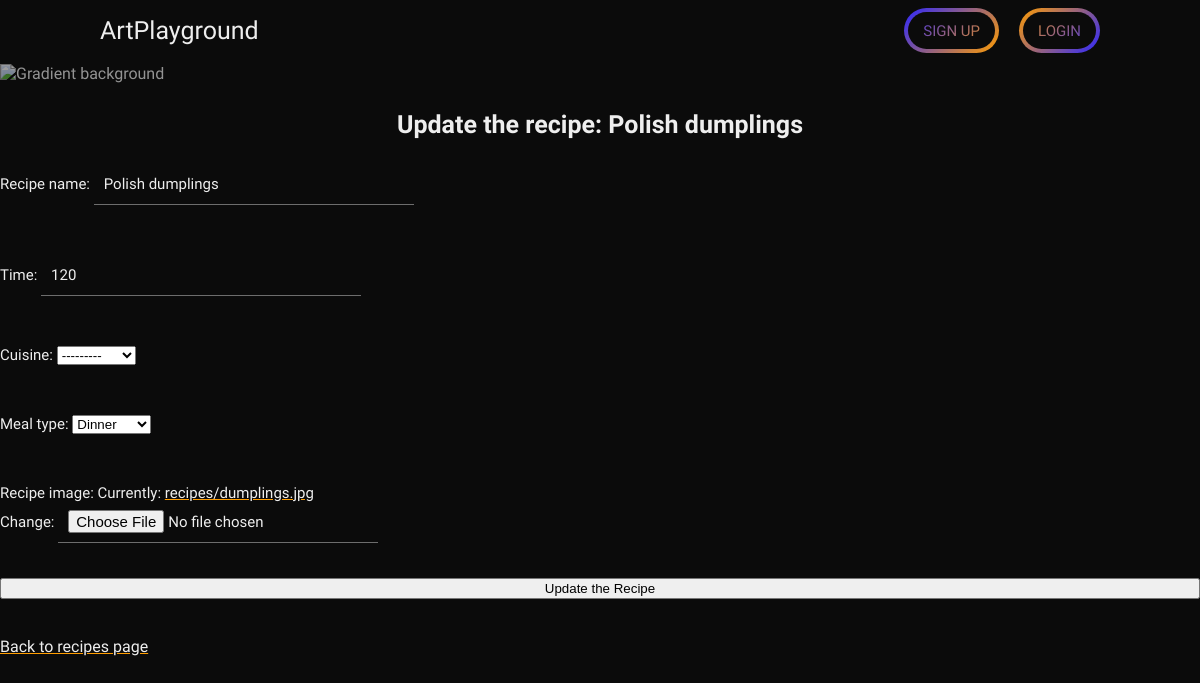
The app's page /recipes/update-recipe/22/, older data.
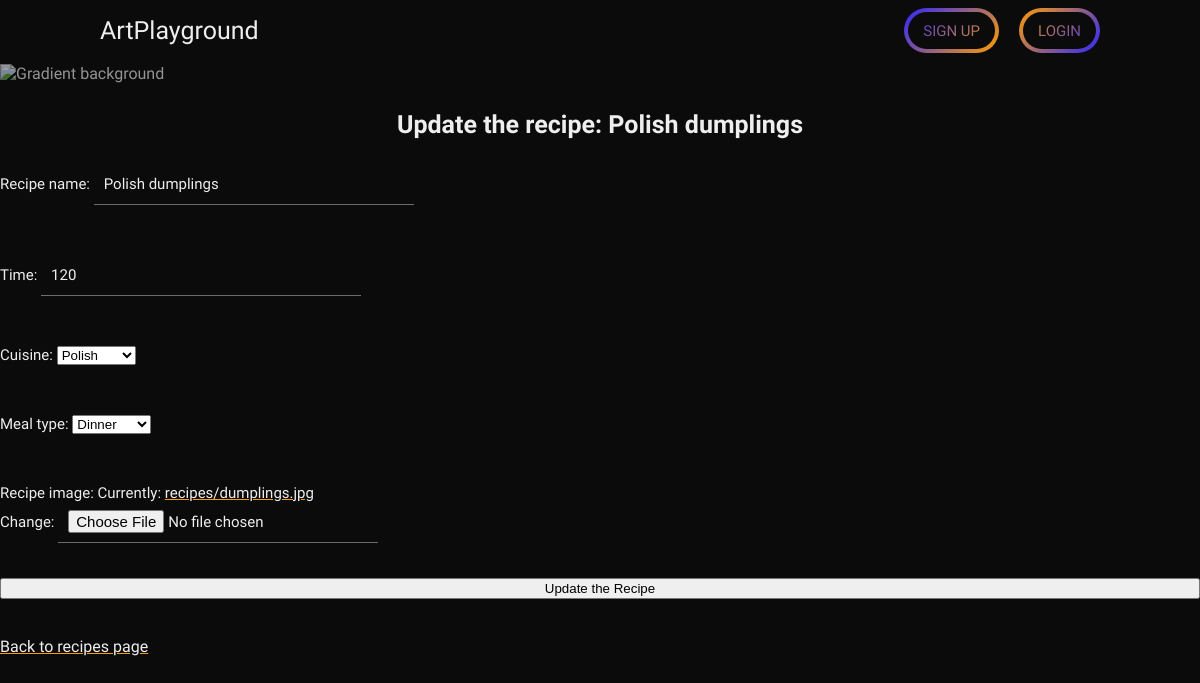
The same page, newer data.
### recipes/models.py (models this page shows, shortened)
class Recipe(models.Model):
    recipe_author = models.ForeignKey(User, on_delete=models.CASCADE, default=None)
    recipe_name = models.CharField(max_length=250)
    time = models.IntegerField()  # hours - 1,5 should give user 1h30min
    cuisine = models.CharField(choices=CUISINE_COUNTRIES, max_length=50)
    meal_type = models.CharField(choices=MEALS, max_length=50)
    recipe_image = models.ImageField(upload_to="recipes/")

### recipes/views.py (the view)
# urls.py: path('update-recipe/<int:pk>/', RecipeUpdateView.as_view(), name="recipe_update"),
class RecipeUpdateView(UpdateView):
    model = Recipe
    fields = [
            "recipe_name",
            "time",
            "cuisine",
            "meal_type",
            "recipe_image",
        ]
    success_url = reverse_lazy("success_page")

### recipes/templates/recipes/recipe_form.html
{% extends 'base_layout.html' %} {% block title %} Update the recipe nr {{recipe.pk}}{%endblock%}
{%block content %}
<h3>Update the recipe: {{recipe.recipe_name}}</h3>
<form method="post" enctype="multipart/form-data">
  {% csrf_token %} {{ form.as_p }}
  <button type="submit">Update the Recipe</button>
</form>
<br />
<br />
<a href="{% url 'recipes' %}">Back to recipes page</a><br />
{% endblock %}

Row changes from the older to the newer data that the page shows:
changed Recipe "Polish dumplings": cuisine "---------" → "Polish"
